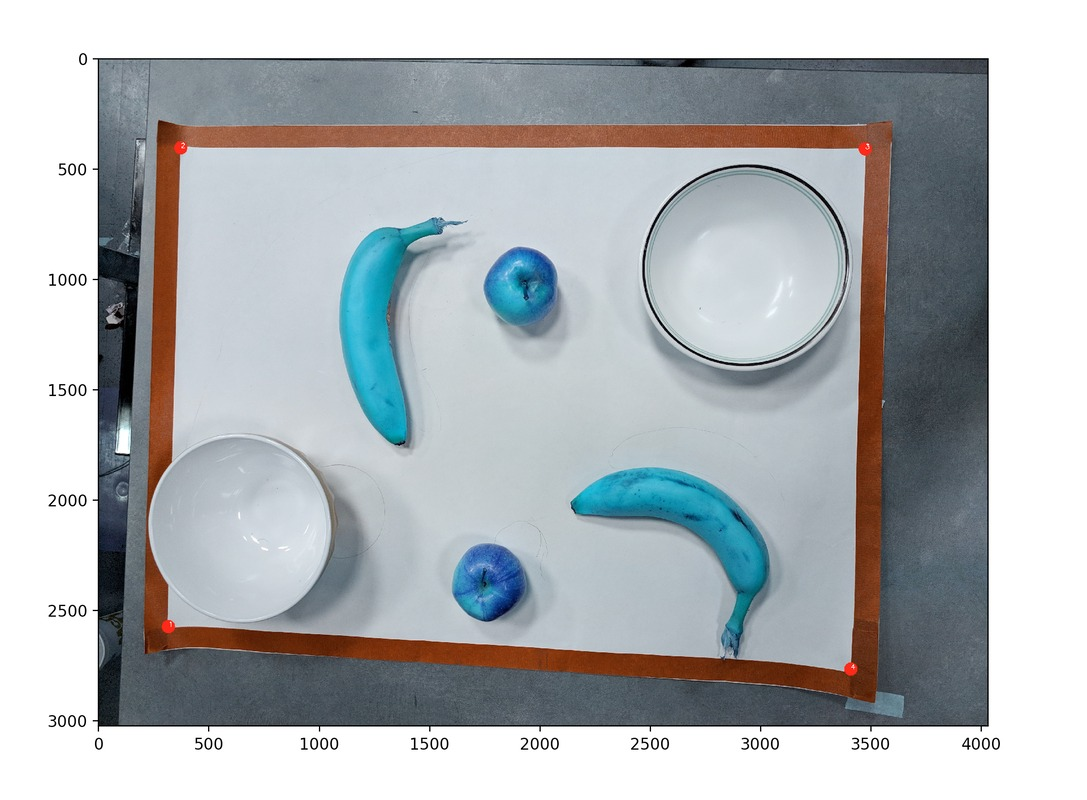
%> input picture object-detection-matlab/inputs/sample-2.jpeg, 1087 x 800 px
$ octave object-detection.m   (GNU Octave 9; MATLAB toolbox functions it lacks are replaced by stand-ins)
%> lines starting %> are read from the running program, lines starting %| are printed output that depends on the picture; in (x1, y1, x2, y2) boxes, pixels count from 0 and x2, y2 are one past the last pixel; in counts of white or black regions, pixels touching at a corner belong together; the program's own positions count from 1
% load image and close all previous images
close all
rgb = imread('./inputs/sample-2.jpeg');
%> rgb is the input picture: size 800x1087x3 uint8; mean R, G, B 175.8, 180.5, 183.6
figure
imshow(rgb);

% convert to grayscale
grayscale = rgb2gray(rgb);
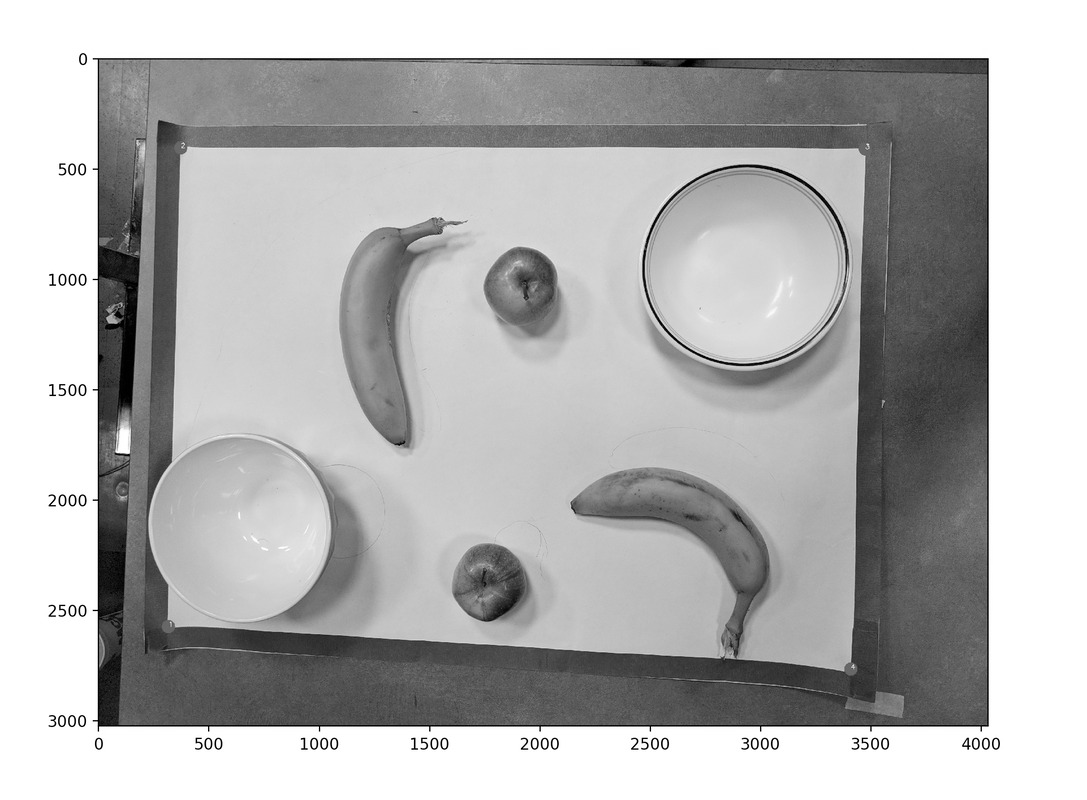
%> grayscale: size 800x1087 uint8; min 0, max 255, mean 179.4
figure
imshow(grayscale);

% convert to binary
level = graythresh(grayscale);
%> level = 0.627
disp(level);
%| 0.6275
binary = imbinarize(grayscale, level);
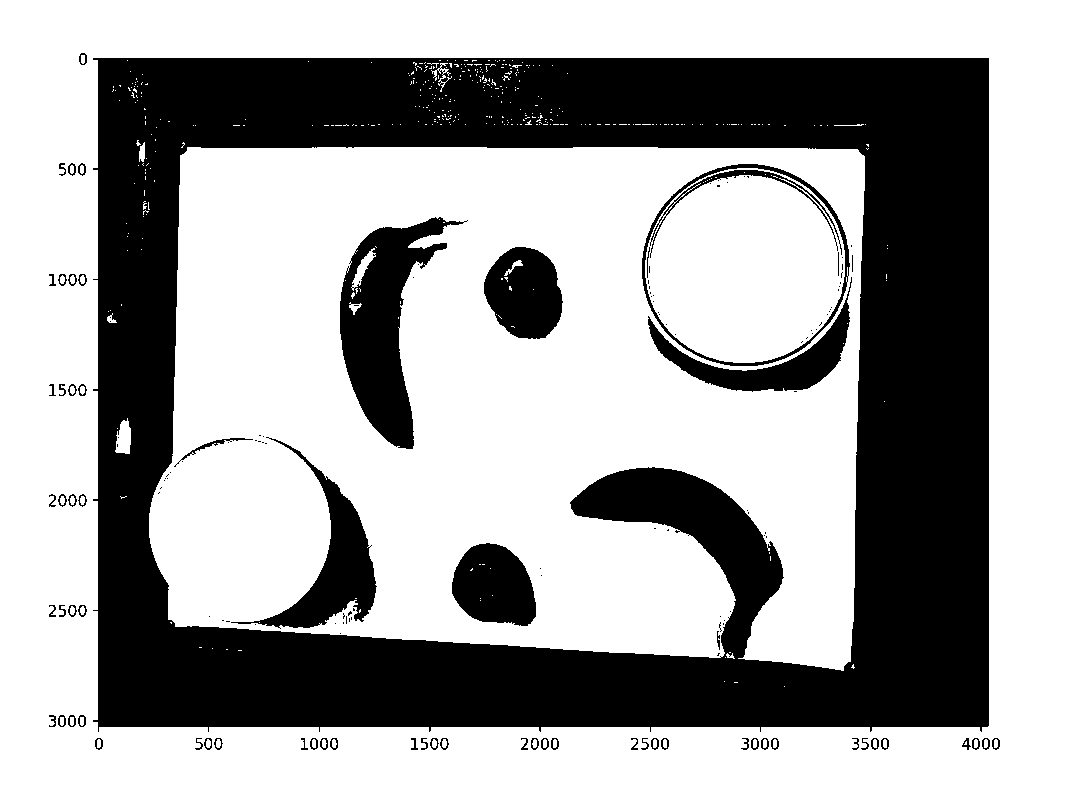
%> binary: size 800x1087 logical; 64.8% white; 156 black regions (88 under 20 px), largest, box (x1, y1, x2, y2) and area: (93, 58, 989, 732) 265426, (340, 217, 468, 449) 12236, (231, 437, 377, 629) 6858
figure
imshow(binary);

% edge detection using Canny Method
edges = edge(binary, 'canny');
%> edges: size 800x1087 logical; 1.8% white in thin lines or dots, all inside (x1, y1, x2, y2) = (48, 52, 1001, 751)
figure
imshow(edges);

% image dilation
se = strel('line',11,90);
dilated = imdilate(edges, se);
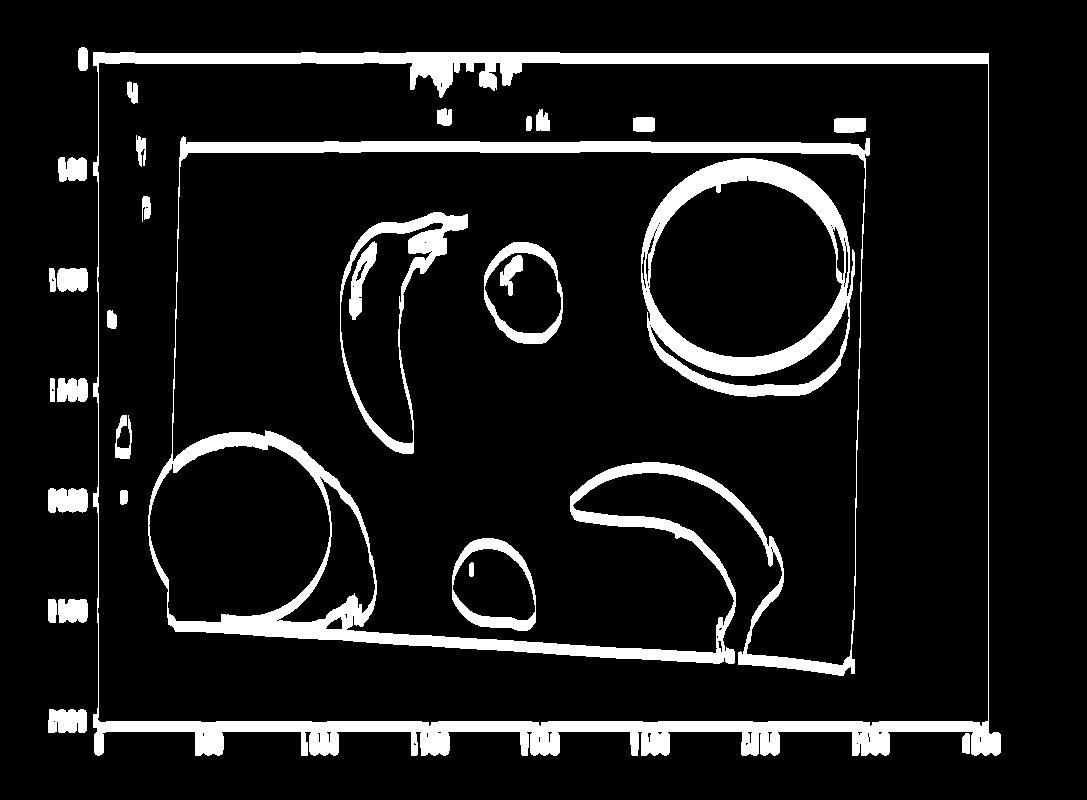
%> dilated: size 800x1087 logical; 10% white; 31 white regions, largest, box (x1, y1, x2, y2) and area: (93, 52, 1001, 756) 29470, (148, 136, 870, 676) 27921, (641, 158, 855, 397) 12582
figure
imshow(dilated);

% image filling
filled = imfill(dilated, "holes");
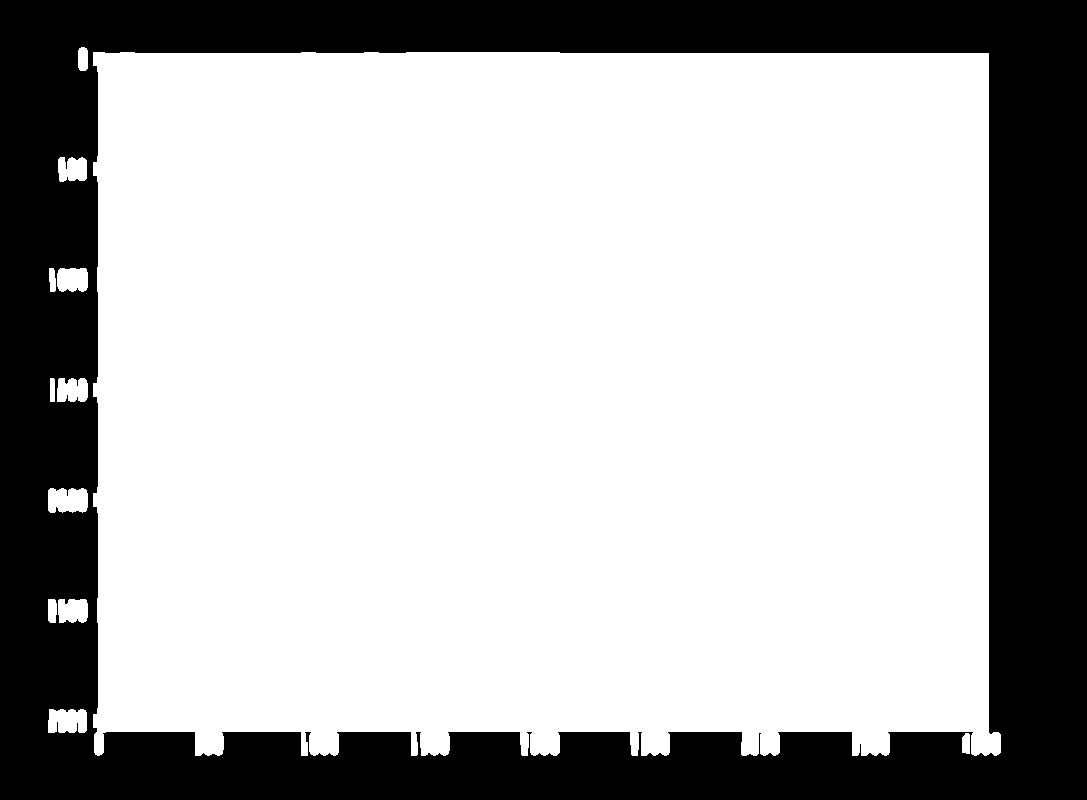
%> filled: size 800x1087 logical; 71% white; 1 black region, box (x1, y1, x2, y2) and area: (0, 0, 1087, 800) 252072
figure
imshow(filled);


% BLOB analysis

% Define thresholds
channel1Min = 1;
channel1Max = 1;

% Create mask
sliderBW = (filled(:,:,1) >= channel1Min ) & (filled(:,:,1) <= channel1Max);
BW = sliderBW;

figure
imshow(BW)

noise = strel('disk' , 3);

open = imopen(BW, noise);
%> open: size 800x1087 logical; 71% white; 1 black region, box (x1, y1, x2, y2) and area: (0, 0, 1087, 800) 252138
figure
imshow(open);

blob = vision.BlobAnalysis('MinimumBlobArea', 200, 'MaximumBlobArea', 1000000);
[objectArea, objCentroid, bboxout] = step(blob, open);
%> objectArea = [893; 847; 680; 656; 623; 650; 221; 612285]; objCentroid = [68.34 500.9; 68.09 721.7; 73.12 280.2; 73.04 390.8; 73.08 170.1; 73.58 611.3; 83.52 59.74; 544.1 396.7]; bboxout = [49 489 40 25; 49 710 39 24; 58 269 31 24; 58 379 31 24; 59 158 29 25; 59 600 30 24; 79 48 10 24; 94 53 908 704]
rectangle = insertShape(rgb, 'rectangle', bboxout, 'Linewidth', 4, 'Color', [155 164 155]);
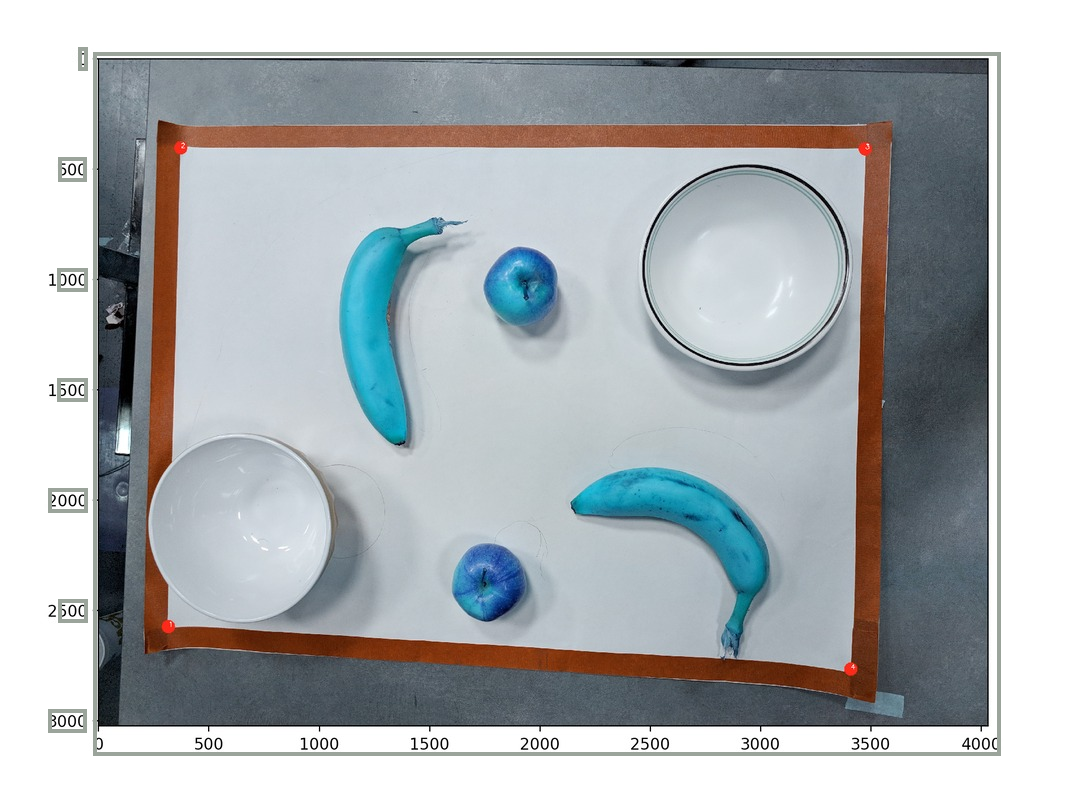
%> rectangle: size 800x1087x3 uint8; 1.77% of pixels changed, all inside (x1, y1, x2, y2) = (48, 47, 1001, 756)
figure
imshow(rectangle)

% extract objects from the original image by cropping
for n = 1:size(bboxout, 1)
    object_image = imcrop(rgb, bboxout(n, :));
    object_name = append('./outputs/object-', string(n), '.jpeg');
    imwrite(object_image, object_name);
end
%> this loop made 8 passes
%> object_name on passes 1 to 8: './outputs/object-1.jpeg', './outputs/object-2.jpeg', './outputs/object-3.jpeg', './outputs/object-4.jpeg', './outputs/object-5.jpeg', './outputs/object-6.jpeg', './outputs/object-7.jpeg', './outputs/object-8.jpeg'
%> pass 1, `object_image = imcrop(rgb, bboxout(n, :));`:
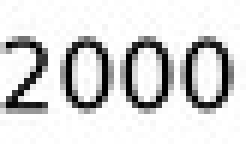
%> object_image: size 26x41x3 uint8 (shown 6 times larger); min 0, max 255, mean 217.5
%> pass 3, `object_image = imcrop(rgb, bboxout(n, :));`:
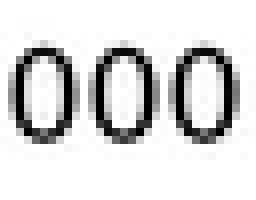
%> object_image: size 25x32x3 uint8 (shown 8 times larger); min 0, max 255, mean 216.4

$ run again, with object-detection-matlab/inputs/sample-1.jpeg copied over object-detection-matlab/inputs/sample-2.jpeg
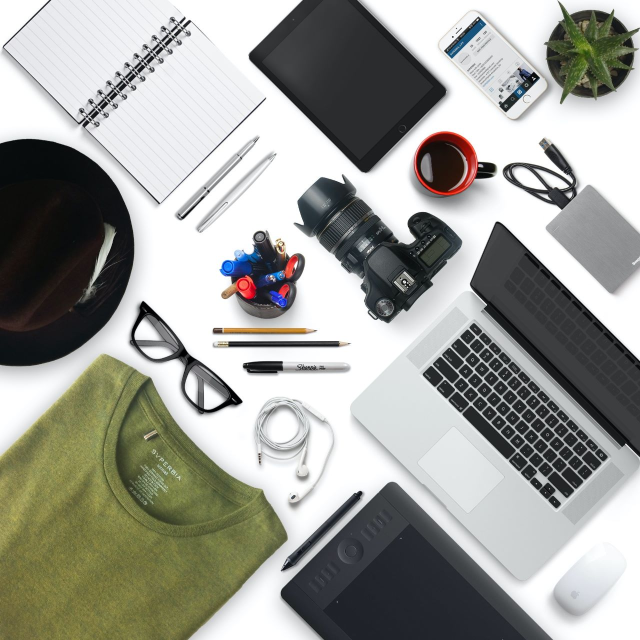
%> input picture object-detection-matlab/inputs/sample-1.jpeg, 1280 x 1280 px (shown at 1/2 size)
%> rgb is the input picture: size 1280x1280x3 uint8; mean R, G, B 157.3, 158.2, 152.2
%> level = 0.592
%| 0.5922
%> `binary = imbinarize(grayscale, level);`:
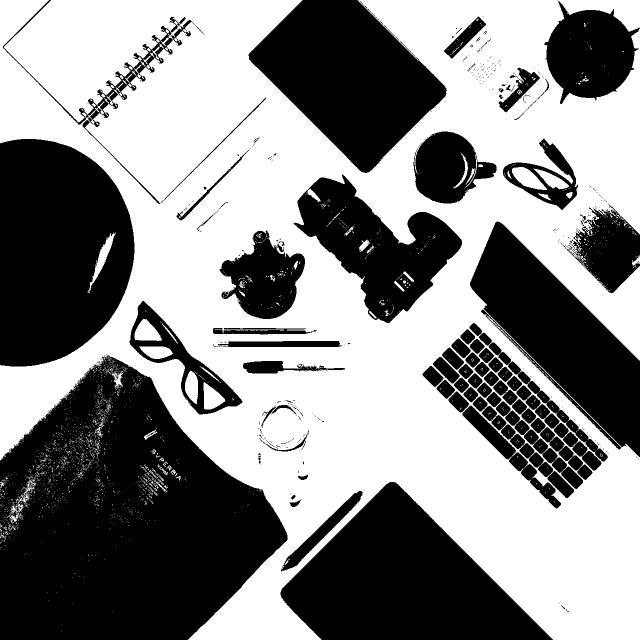
%> binary: size 1280x1280 logical (shown at 1/2 size); 53.3% white; 480 black regions (394 under 20 px), largest, box (x1, y1, x2, y2) and area: (0, 710, 575, 1280) 219761, (0, 278, 269, 733) 98844, (561, 964, 1106, 1280) 95586
%> edges: size 1280x1280 logical; 2.7% white in thin lines or dots
%> dilated: size 1280x1280 logical; 13.8% white; 79 white regions, largest, box (x1, y1, x2, y2) and area: (845, 641, 1216, 1022) 41851, (5, 0, 383, 414) 19939, (940, 438, 1279, 919) 11742
%> filled: size 1280x1280 logical; 20.4% white; 67 white regions, largest, box (x1, y1, x2, y2) and area: (845, 641, 1216, 1022) 59956, (587, 344, 924, 652) 50517, (1089, 0, 1279, 213) 27806
%> open: size 1280x1280 logical; 20.2% white; 80 white regions, largest, box (x1, y1, x2, y2) and area: (845, 641, 1216, 1022) 59950, (587, 344, 924, 652) 50514, (1089, 0, 1279, 213) 27789
%> objectArea = 50 values, max 59950 at index 47, min 201 at index 9, mean 5342.7; objCentroid = 50 rows, first 12: [131.9 310.2; 130.2 694.7; 56.16 866.9; 7.4 974.5; 48.96 994.4; 226.1 164.2; 96.16 983.4; 123.7 926.8; 119.5 805.1; 314.2 821.9; 185.6 880.4; 191.5 558.5]; bboxout = 50 rows, first 8: [2 274 257 149; 2 576 254 163; 2 812 108 111; 2 950 15 51; 2 887 101 204; 6 1 378 413; 92 972 10 24; 102 884 43 80]
%> rectangle: size 1280x1280x3 uint8; 5.75% of pixels changed, all inside (x1, y1, x2, y2) = (1, 0, 1279, 1280)
%> the loop `for n = 1:size(bboxout, 1)` made 50 passes
%> object_name on passes 1 to 8: './outputs/object-1.jpeg', './outputs/object-2.jpeg', './outputs/object-3.jpeg', './outputs/object-4.jpeg', './outputs/object-5.jpeg', './outputs/object-6.jpeg', './outputs/object-7.jpeg', './outputs/object-8.jpeg'
%> pass 3, `object_image = imcrop(rgb, bboxout(n, :));`:
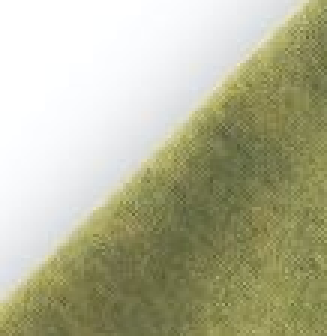
%> object_image: size 112x109x3 uint8 (shown 3 times larger); mean R, G, B 180.3, 180.5, 151.2
